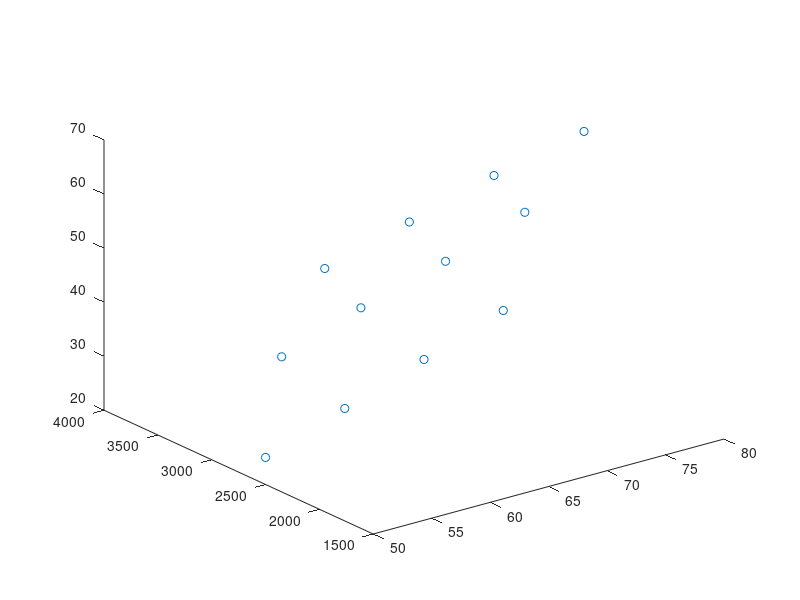

The MATLAB source for this figure: (Note: this script raises an error after producing the figure.)
clear
clc

peso = [50;60;70;80;50;60;70;80;50;60;70;80];
idade = [25;25;25;25;45;45;45;45;65;65;65;65];
y = [2500;2850;3200;3550;2350;2700;3000;3350;1950;2250;2550;2800];
plot3(peso,y,idade, 'o');

x = [peso idade];
n = size(x, 1);
v = 2;
p = v+1;
ii = 1;

[b, r2, s2, AICc, Info]  = regressao_linear_en (n, v, p, ii, x, y)

xp1 = linspace(peso(1), peso(end), 100);
xp2 = linspace(idade(1), idade(end), 100);

cal = b(1) + b(2)*xp1 + b(3)*xp2;
hold on;
plot3(xp1, cal, xp2, '-r');
